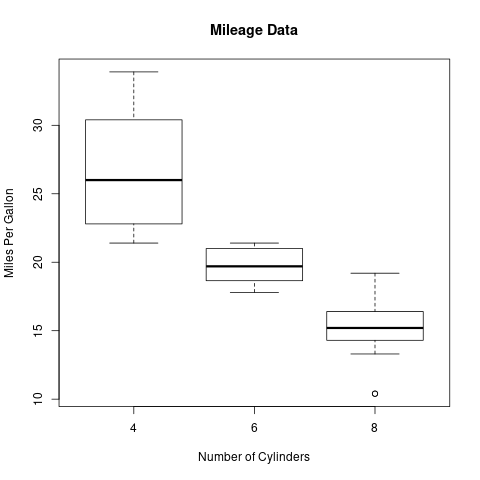

Write the R code that produced this figure.
input <- mtcars[,c('mpg','cyl')]
print(head(input))

# Give the chart file a name.
png(file = "boxplot.png")

# Plot the chart.
boxplot(mpg ~ cyl, data = mtcars, xlab = "Number of Cylinders",
   ylab = "Miles Per Gallon", main = "Mileage Data")

# Save the file.
dev.off()

#1.Boxplot with Notch
# Give the chart file a name.
png(file = "boxplot_with_notch.png")

# Plot the chart.
boxplot(mpg ~ cyl, data = mtcars, 
   xlab = "Number of Cylinders",
   ylab = "Miles Per Gallon", 
   main = "Mileage Data",
   notch = FALSE, 
   varwidth = TRUE, 
   col = c("green","yellow","purple"),
   names = c("High","Medium","Low")
)
# Save the file.
dev.off()